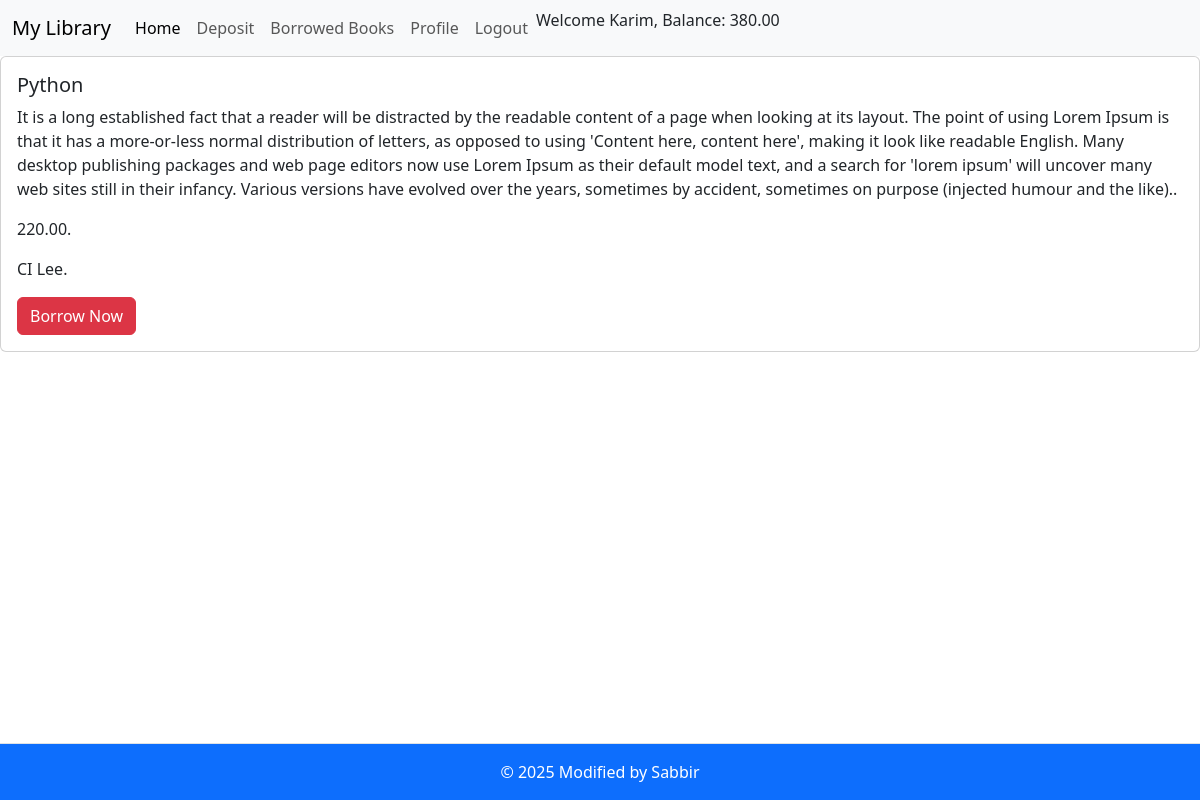
The page /authentication/book/2/ (signed in) on the database its author committed.
### authentication/models.py (models this page shows, shortened)
class UserProfile(models.Model):
    user = models.OneToOneField(User, on_delete=models.CASCADE, related_name='profile')
    balance = models.DecimalField(max_digits=10, decimal_places=2, default=0.0)

class Book(models.Model):
    title = models.CharField(max_length=255)
    author = models.CharField(max_length=255)
    cost = models.DecimalField(max_digits=6, decimal_places=2)
    available = models.BooleanField(default=True)
    description = models.TextField(blank=True, null=True)

### core/views.py (the view)
# urls.py: path('book/<int:pk>/', BookDetails.as_view(), name='book-detail'),
class BookDetails(DetailView):
    model = Book
    template_name = 'book_details.html'

### core/templates/book_details.html (shortened to what this page needs)
{% extends "base.html" %}
{% block content %}
<div class="col justify-content-center">
    <div class="card">
      <div class="card-body">
          <h5 class="card-title">{{book.title}}</h5>
          <p class="card-text">{{book.description}}.</p>
          <p class="card-text">{{book.cost}}.</p>
          <p class="card-text">{{book.author}}.</p>
          {% if request.user.is_authenticated %}
          <form action="{% url 'borrow-book' book.pk %}" method="post">
            <button type="submit" class="btn btn-danger">Borrow Now</button>
          </form>
          {% endif %}
      </div>
    </div>
  </div>
{% endblock content %}

### core/templates/navbar.html (shortened to what this page needs)
<nav class="navbar navbar-expand-lg bg-body-tertiary">
    <div class="container-fluid">
      <a class="navbar-brand" href="#">My Library</a>
      <div class="collapse navbar-collapse" id="navbarSupportedContent">
        <ul class="navbar-nav me-auto mb-2 mb-lg-0">
          <li class="nav-item">
            <a class="nav-link active" aria-current="page" href="{% url "home" %}">Home</a>
          </li>
          {% if request.user.is_authenticated %}
          <li class="nav-item">
            <a class="nav-link" href="{% url 'deposit' %}">Deposit</a>
          </li>
          <li class="nav-item">
            <a class="nav-link" href="{% url "display-borrowed-books" %}">Borrowed Books</a>
          </li>
          <li class="nav-item">
            <a class="nav-link" href="{% url "report" %}">Profile</a>
          </li>
          <li class="nav-item">
            <a class="nav-link" href="{% url "logout" %}">Logout</a>
          </li>
          <li class="nav-item">
            <p>Welcome {{request.user.first_name}}, Balance: {{request.user.profile.balance}}</p>
          </li>
          {% endif %}
        </ul>
      </div>
    </div>
  </nav>

### rows shown on the page
Book: title "Python", description "It is a long established fact that a reader will be distracted by the readable content of a page when looking at its layout. The point of using Lorem Ipsum is that it has a more-or-less normal distribution of letters, as opposed to using 'Content here, content here', making it look like readable English. Many desktop publishing packages and web page editors now use Lorem Ipsum as their default model text, and a search for 'lorem ipsum' will uncover many web sites still in their infancy. Various versions have evolved over the years, sometimes by accident, sometimes on purpose (injected humour and the like).", cost "220.00", author "CI Lee"

### other values the page prints
{{ request.user.first_name }} "Karim"
{{ request.user.profile.balance }} "380.00"
